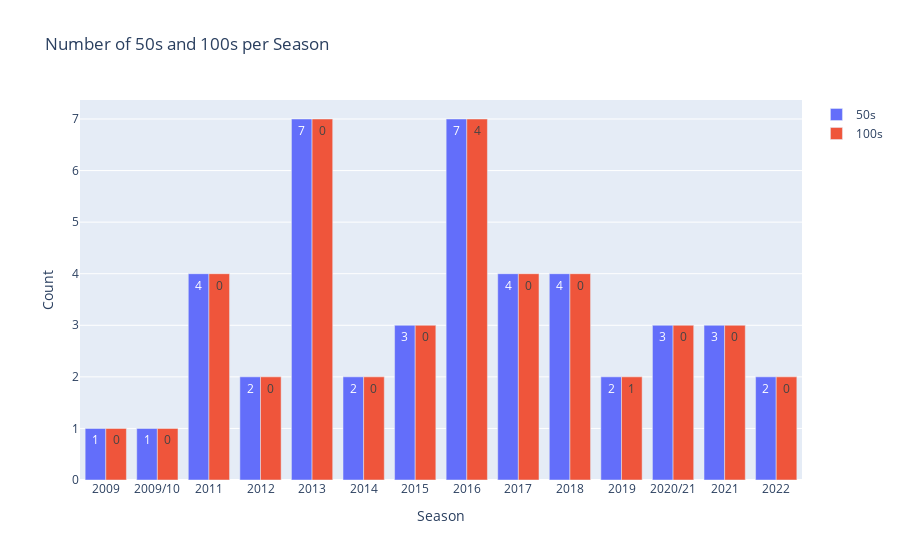

The notebook cell this image was saved under:
### Code cell
fig = go.Figure(data=[
    go.Bar(name = "50s", x=vk_fif_hun_season["Season"], y=vk_fif_hun_season["Fifties"], text=vk_fif_hun_season["Fifties"], textposition="inside"),
    go.Bar(name = "100s", x=vk_fif_hun_season["Season"], y=vk_fif_hun_season["Fifties"], text=vk_fif_hun_season["Hundreds"], textposition="inside")
]
)

fig.update_layout(
    barmode="group",
    title = "Number of 50s and 100s per Season",
    xaxis_title = "Season",
    yaxis_title = "Count"
)

fig.show()

### Figure 1 — Plotly figure (JSON) as saved in the notebook; plotly's stock layout.template omitted (floating-point values rounded to 4 significant figures)
{"data": [{"name": "50s", "text": [1, 1, 4, 2, 7, 2, 3, 7, 4, 4, 2, 3, 3, 2], "textposition": "inside", "type": "bar", "x": ["2009", "2009/10", "2011", "2012", "2013", "2014", "2015", "2016", "2017", "2018", "2019", "2020/21", "2021", "2022"], "y": [1, 1, 4, 2, 7, 2, 3, 7, 4, 4, 2, 3, 3, 2]}, {"name": "100s", "text": [0, 0, 0, 0, 0, 0, 0, 4, 0, 0, 1, 0, 0, 0], "textposition": "inside", "type": "bar", "x": ["2009", "2009/10", "2011", "2012", "2013", "2014", "2015", "2016", "2017", "2018", "2019", "2020/21", "2021", "2022"], "y": [1, 1, 4, 2, 7, 2, 3, 7, 4, 4, 2, 3, 3, 2]}], "layout": {"barmode": "group", "title": {"text": "Number of 50s and 100s per Season"}, "xaxis": {"title": {"text": "Season"}}, "yaxis": {"title": {"text": "Count"}}}}
